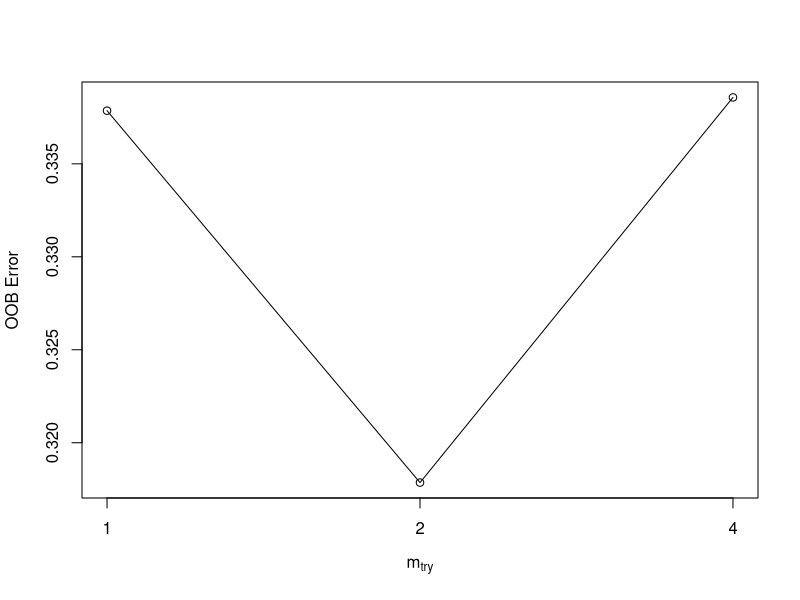
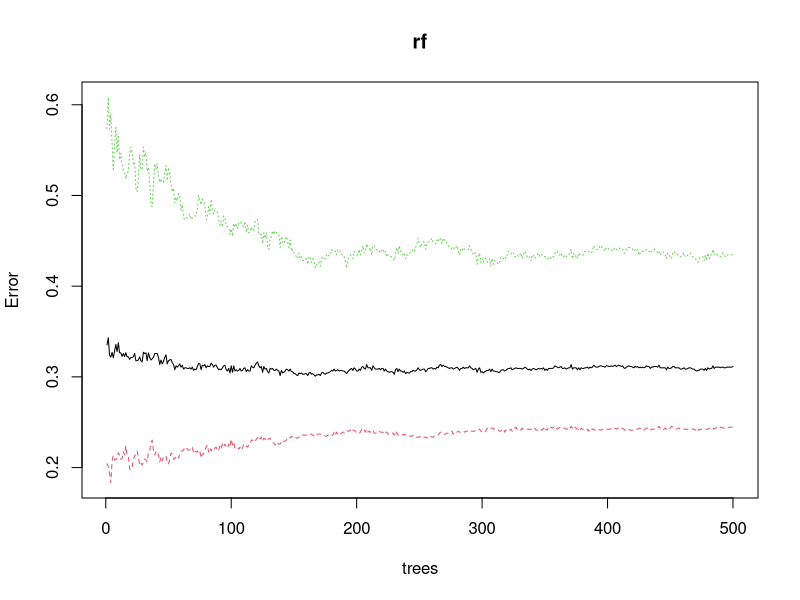
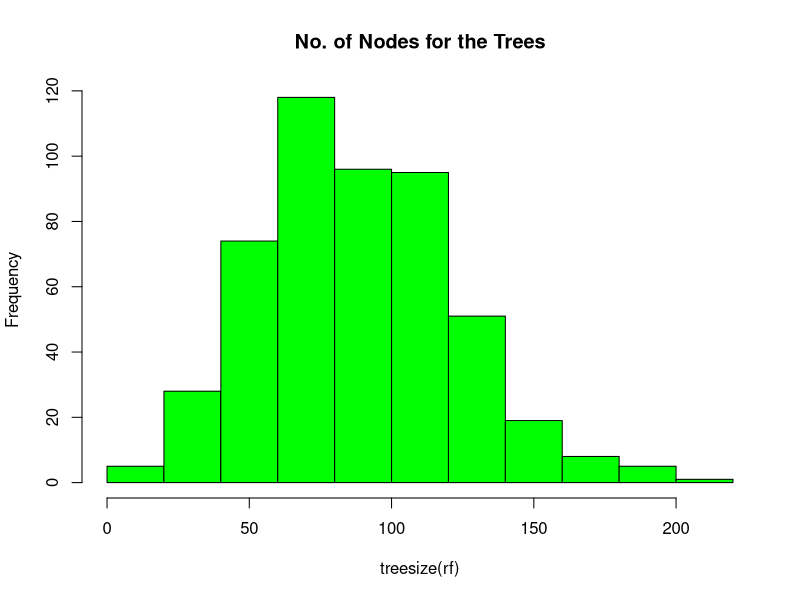
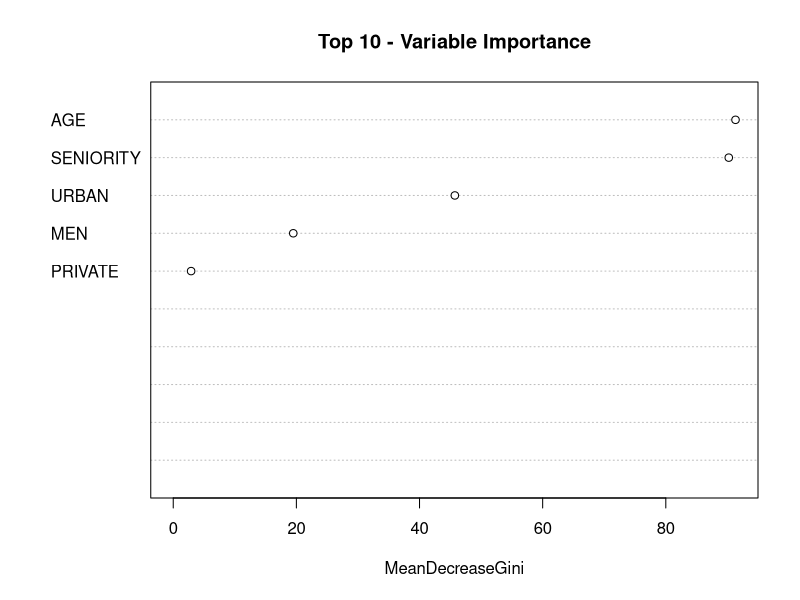
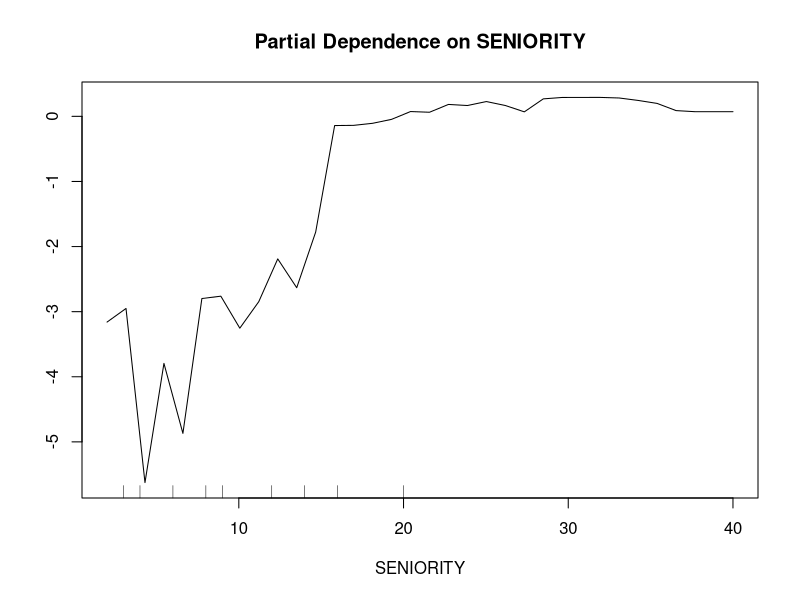
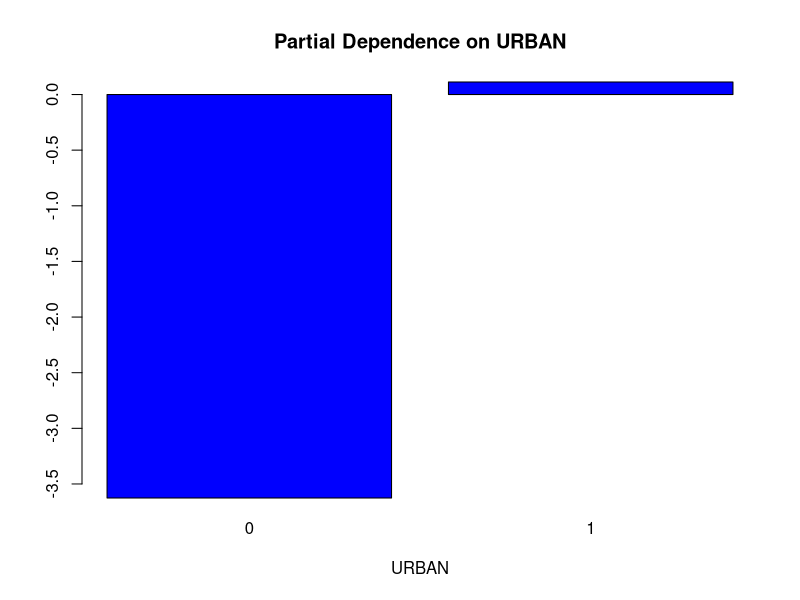
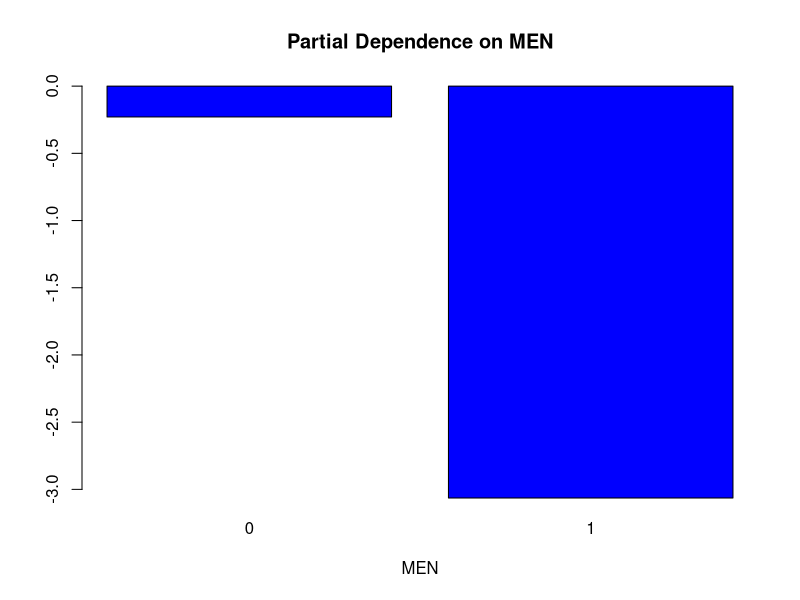
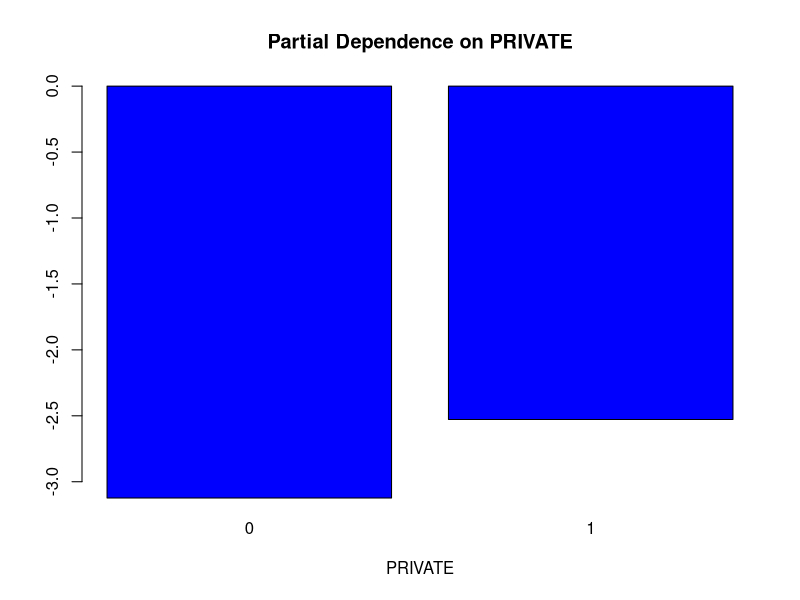

These charts were generated, in order, by the following R code:
## ---- chunk 1

#: warning: false
#| echo: false

library(randomForest)
library(dplyr)
## ---- chunk 2
data <- read.csv2('basetreino.csv', sep = ',')

data_test <- read.csv2('baseteste.csv', sep = ',')

data_test <- data_test %>%
  mutate_at(vars("URBAN", "MEN", "PRIVATE", "y"), as.factor)

data_reg <- data %>%
  mutate_at(vars("URBAN", "MEN", "PRIVATE", "y"), as.factor)

head(data)
## ---- chunk 3
t <- tuneRF(data_reg[,-1], data_reg[,1],
       stepFactor = 0.5,
       plot = TRUE,
       ntreeTry = 150,
       trace = TRUE,
       improve = 0.05)
## ---- chunk 4
rf <- randomForest(y~., data=data_reg, proximity=TRUE, mtry = 2) 
print(rf)
plot(rf)
## ---- chunk 5
p1 <- predict(rf, data_reg)
cf_train <- caret::confusionMatrix(p1, data_reg$y)
cf_train
## ---- chunk 6
p2 <- predict(rf, data_test)
cf_test <- caret::confusionMatrix(p2, data_test$y)
cf_test
## ---- chunk 7
hist(treesize(rf),
     main = "No. of Nodes for the Trees",
     col = "green")
varImpPlot(rf,
           sort = T,
           n.var = 10,
           main = "Top 10 - Variable Importance")
importance(rf)
## ---- chunk 8
partialPlot(rf, data_reg, SENIORITY, "1")
partialPlot(rf, data_reg, URBAN, "1")
partialPlot(rf, data_reg, MEN, "1")
partialPlot(rf, data_reg, PRIVATE, "1")
partialPlot(rf, data_reg, AGE, "1")

## ---- chunk 9
MDSplot(rf, data_reg$y)
